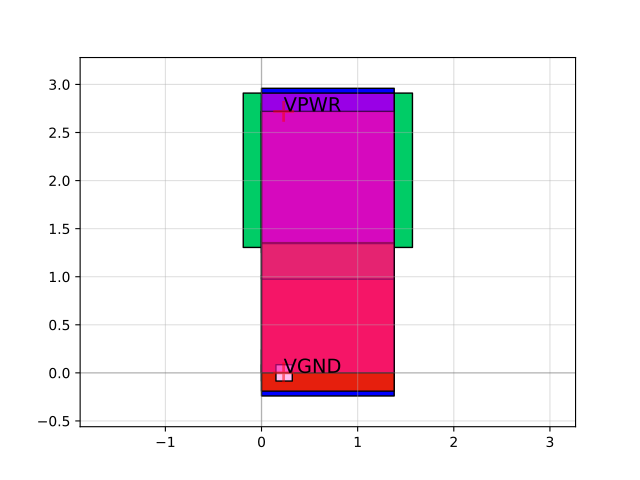

The Python source for this figure:
import sky130

c = sky130.components.sky130_fd_sc_hd__nor2_1()
c.plot()
